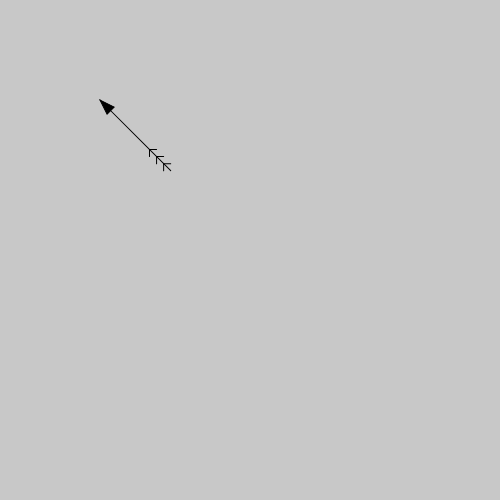
Frame 1 (no input)
Frame 60 (no input): identical to frame 1, image omitted
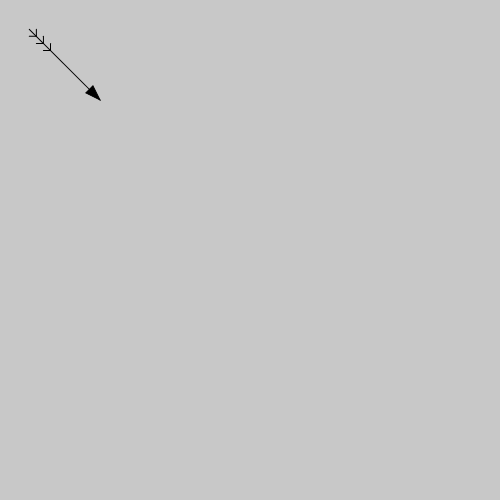
Frame 120 (the mouse pressed at the canvas centre since frame 60)

The p5.js sketch that drew these frames (run headless with seeded random() and noise() and a simulated clock; from frame 60 on, the mouse is pressed at the canvas centre):

// p5.js sketch
// ── sketch.js

var arrow = {
  x: 100,
  y: 100,
  size: 100,
  draw: function () {
    push();
    translate(this.x, this.y);
    rotate(this.getAngle());
    fill(0);
    line(0, 0, this.size, 0);
    var tSize = this.size * 0.15;
    triangle(0, 0, tSize, tSize/3, tSize, -tSize/3);
    // feathers
    var fPos = this.size * 0.7;
    var fSize = this.size * 0.05;
    line (fPos, 0, fPos+fSize, fSize);
    line (fPos, 0, fPos+fSize, -fSize);
    fPos = this.size * 0.8;
    line (fPos, 0, fPos+fSize, fSize);
    line (fPos, 0, fPos+fSize, -fSize);
    fPos = this.size * 0.9;
    line (fPos, 0, fPos+fSize, fSize);
    line (fPos, 0, fPos+fSize, -fSize);
    pop();
  },
  getAngle: function () {
    var dx = this.x - mouseX;
    var dy = this.y - mouseY;
    var angleInRad = Math.atan2(dy, dx);
    return angleInRad;
  }
}

function setup() {
  createCanvas(500, 500);

}

function draw() {
  background(200);
  arrow.draw();
}
